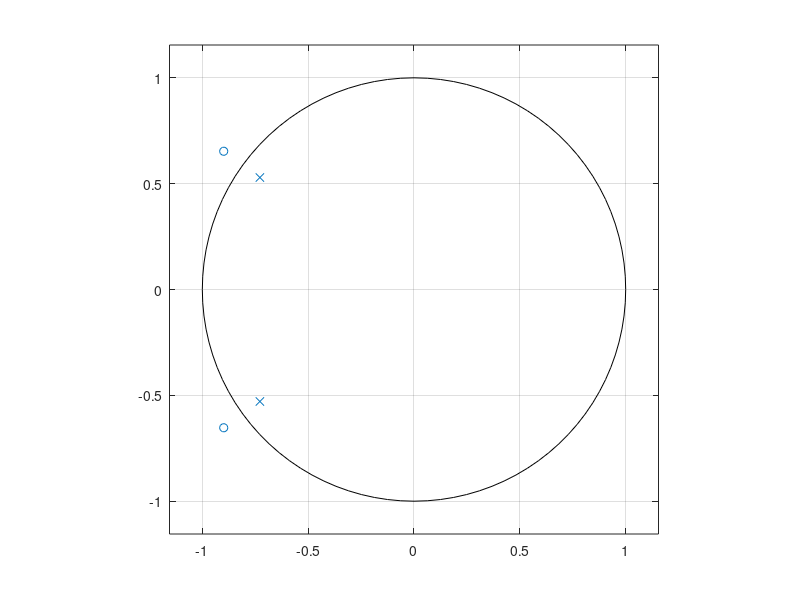
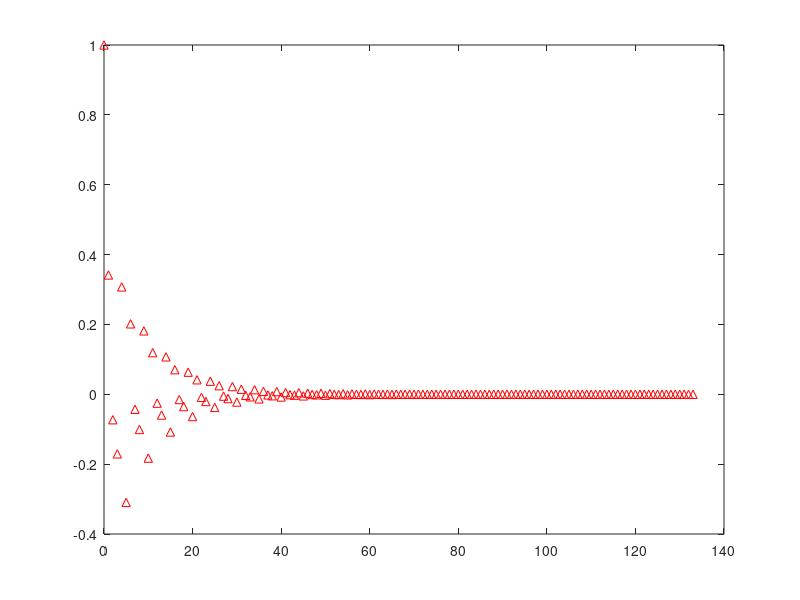
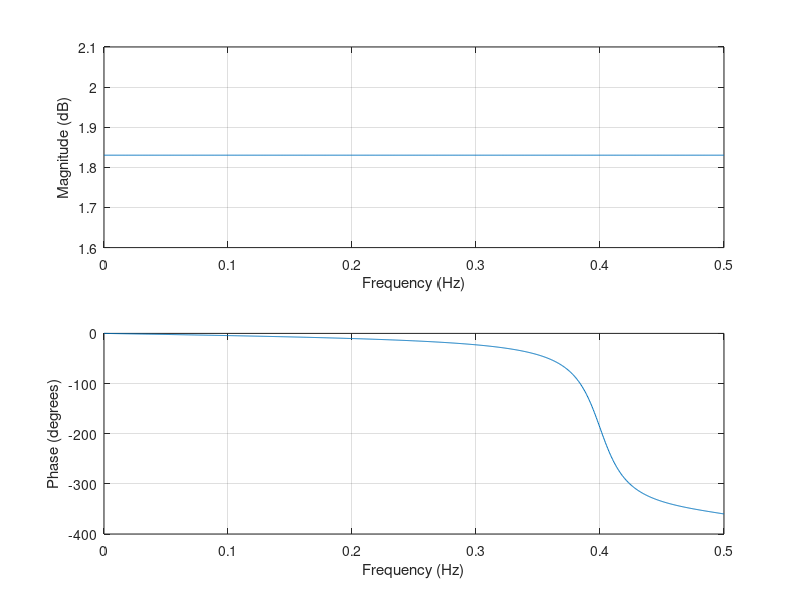

Source code (MATLAB) for these figures, in order:
clear all
close all
%% Eingabe Pol und Nullstellen
% Nullstellen:
B_radius = [1/0.9 1/0.9]';
B_freq   = [0.4 -0.4]';
B = poly(B_radius.*exp(j*2*pi*B_freq));

% Polstellen
A_radius = [0.9 0.9]';
A_freq   = [0.4 -0.4]';
A = poly(A_radius.*exp(j*2*pi*A_freq));

%% Darstellung
% Darstellung Null- und Polstellen
figure
zplane(B,A);

% Darstellung Impulsantwort
figure
impz(B,A);

% Darstellung Frequenzgang
figure
freqz(B,A,1024,1);